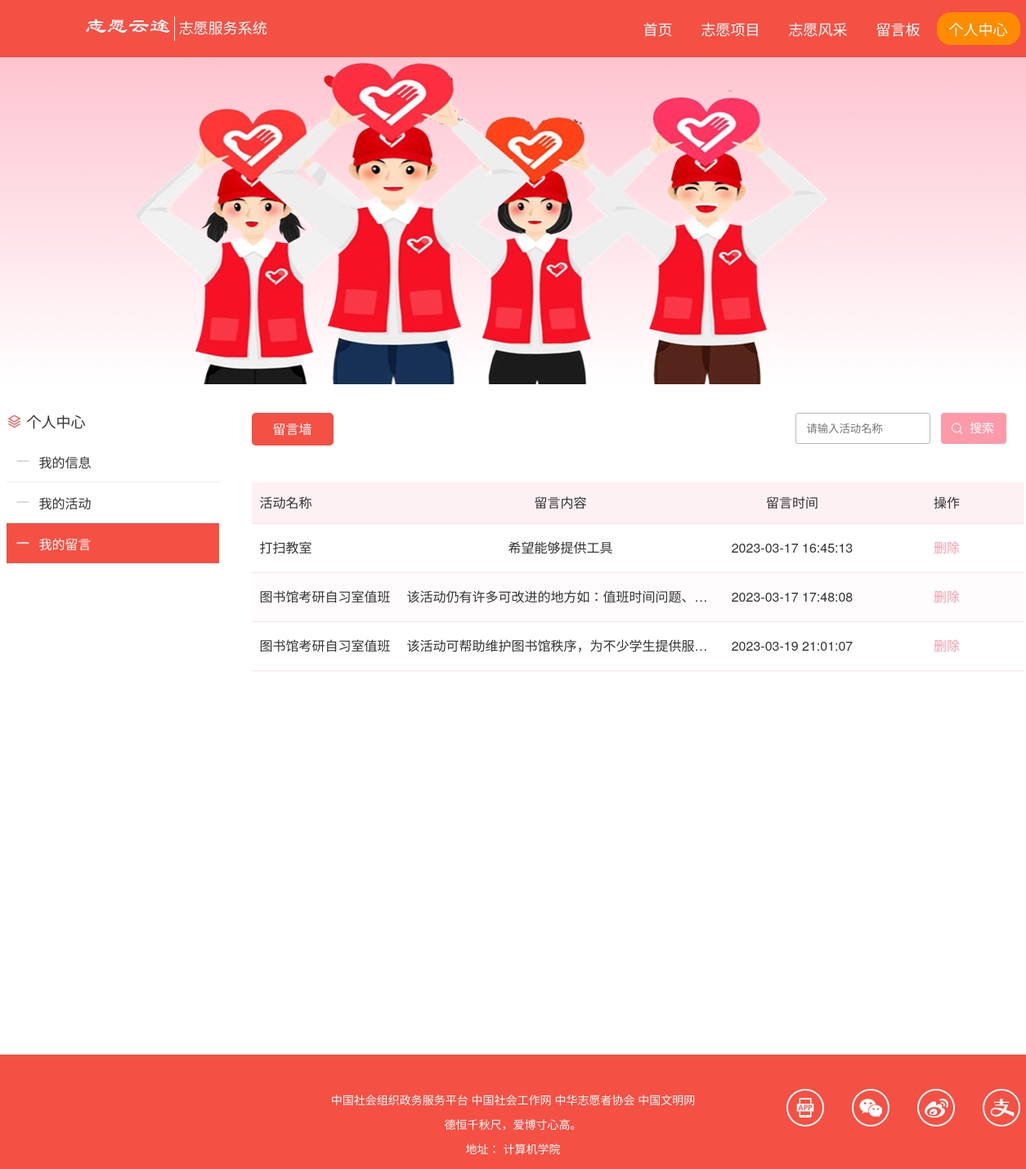
The page /user/person/p_message.php (signed in) on the database its author committed.
### tables this page shows
CREATE TABLE `message_info` (
  `m_id` int(10) UNSIGNED NOT NULL,
  `u_id` int(10) UNSIGNED NOT NULL,
  `username` varchar(20) NOT NULL,
  `act_name` varchar(30) NOT NULL,
  `phone` varchar(11) NOT NULL,
  `content` text NOT NULL,
  `time` datetime NOT NULL DEFAULT CURRENT_TIMESTAMP
);

### user/person/p_message.php (called while the page is built, shortened)
<?php
require '../public_function.php';
if (isset($_SESSION['user_info'])) {
    $u_id = $_SESSION['user_info']['id'];
} else {
    echo "<script language=javascript>alert('用户未登录，请登录账号！');window.location='../login.php'</script>";
}
$link = dbInit();
if (isset($_POST['keyword'])) {
    $keyword = $_POST['keyword'];
    $keyword = mysqli_real_escape_string($link, $keyword);
    $sql = "select * from `message_info` where  `act_name` like '%$keyword%'";
} else {
    $sql = "select * from `message_info` where `u_id`=$u_id";
}
$mess_info = fetchAll($sql);
require './p_message_html.php';

### user/public_function.php (called while the page is built, shortened)
<?php
global $link;
function query($sql)
{
    global $link;
    if ($result = mysqli_query($link, $sql)) {
        return $result;
    } else {
        echo 'sql语句执行失败<br>';
        echo '错误的sql语句' . $sql;
        die;
    }
}
function fetchAll($sql)
{
    $res = query($sql);
    $rows = array();
    while ($row = mysqli_fetch_assoc($res)) {
        $rows[] = $row;
    }
    return $rows;
}

### user/person/p_message_html.php (the view, shortened to what this page needs)
<!DOCTYPE html>
<html lang="en">
<head>
    <link rel="stylesheet" href="../../css/base.css">
    <link rel="stylesheet" href="../../css/common.css">
    <link rel="stylesheet" href="../../css/person_common.css">
    <link rel="stylesheet" href="../../iconfont/iconfont.css">
</head>
<body>
    <div class="header">
        <div class="wrapper">
            <div class="logo">
                <img src="../../images/logo2.png" alt="">
                <h1>志愿服务系统</h1>
            </div>
            <div class="nav">
                <ul>
                    <li><a href="../index.php">首页</a></li>
                    <li><a href="../act.php">志愿项目</a></li>
                    <li><a href="../news.php">志愿风采</a></li>
                    <li><a href="../message.php">留言板</a></li>
                    <li class="indi">
                        <a href="./person.php" class="seed">个人中心</a>
                    </li>
                </ul>
            </div>
        </div>
    </div>
    <div class="pic">
        <div class="wrapper">
            <img src="../../images/p.png" alt="">
        </div>
    </div>
    <div class="box wrapper">
        <div class="aside">
            <div class="title">
                <i class="iconfont icon-dicengjiagou"></i>
                <span>个人中心</span>
            </div>
            <div class="minu">
                <ul>
                    <li><a href="./person.php"><i class="iconfont icon-minus"></i>我的信息</a></li>
                    <li><a href="./p_act.php"><i class="iconfont icon-minus"></i>我的活动</a></li>
                    <li><a href="./p_message.php" class="seed"><i class="iconfont icon-minus"></i>我的留言</a></li>
                </ul>
            </div>
        </div>
        <div class="content">
            <div class="top">
                <div class="tip">留言墙</div>
                <form action="./p_message.php" method="POST" onsubmit="return check(this)">
                    <input type=" text" class="search_name" name="keyword" placeholder="请输入活动名称">
                    <i class="iconfont icon-search"></i>
                    <input type="submit" class="search" name="submit" value="搜索">
                </form>
            </div>
            <div class="mess">
                <table>
                    <thead>
                        <tr>
                            <th>活动名称</th>
                            <th>留言内容</th>
                            <th>留言时间</th>
                            <th>操作</th>
                        </tr>
                    </thead>
                    <colgroup>
                        <col width="20%">
                        <col width="40%">
                        <col width="20%">
                        <col width="20%">
                    </colgroup>
                    <tbody>
                        <?php if (!empty($mess_info)) : ?>
                            <?php foreach ($mess_info as $row) : ?>
                                <tr>
                                    <td><?php echo $row['act_name'] ?></td>
                                    <td title="<?php echo $row['content'] ?>"><?php echo $row['content'] ?></td>
                                    <td><?php echo $row['time'] ?></td>
                                    <td>
                                        <a href="./p_message_del.php?id=<?php echo $row['m_id'] ?>" class="del" onclick="return confirm('是否删除选定留言？')">删除</a>
                                    </td>
                                </tr>
                            <?php endforeach ?>
                        <?php else : ?>
                            <tr>
                                <td colspan="6">暂无留言</td>
                            </tr>
                        <?php endif ?>
                    </tbody>
                </table>
            </div>
        </div>
    </div>
    <div class="footer">
        <div class="wrapper">
            <div class="middle">
                <p>中国社会组织政务服务平台 中国社会工作网 中华志愿者协会 中国文明网</p>
                <p>德恒千秋尺，爱博寸心高。</p>
                <p>地址：  计算机学院</p>
            </div>
            <div class="right">
                <ul>
                    <li class="app"></li>
                    <li class="wechat"></li>
                    <li class="sina"></li>
                    <li class="pay"></li>
                </ul>
            </div>
        </div>
    </div>
</body>
</html>

### css/base.css (style rules this page uses)
body, h1, h2, h3, h4, h5, h6, p, ul, ol, li, dl, dt, dd, input { margin: 0; padding: 0; }
* { box-sizing: border-box; }
body { font: 16px/1.5 "Helvetica Neue", Helvetica, Arial, "Microsoft Yahei", "Hiragino Sans GB", "Heiti SC", "WenQuanYi Micro Hei", sans-serif; color: #333; }
ul, ol { list-style: none; }
em, i { font-style: normal; }
a { text-decoration: none; color: #333; }
img { vertical-align: middle; }
input { border: none; outline: none; color: #333; }

### css/common.css (style rules this page uses)
.wrapper { width: 1240px; margin: 0 auto; }
.header { height: 70px; background-color: #f55044; }
.header .wrapper { height: 70px; }
.header .logo { float: left; height: 70px; }
.header .logo img { float: left; margin-top: 15px; height: 40px; }
.header .logo h1 { float: left; margin-top: 20px; padding-left: 5px; height: 30px; font-size: 18px; font-weight: 400; color: #fff; border-left: 1.5px solid #fff; }
.header .nav { float: right; }
.header .nav li { float: left; padding-top: 15px; }
.header .nav li a { display: block; padding-left: 15px; padding-right: 15px; margin-left: 5px; height: 40px; line-height: 40px; color: #fff; font-size: 18px; }
.header .nav .indi { position: relative; height: 70px; }
.header .nav li .seed { background-color: #ff8c00; border-radius: 17px; }
.footer { height: 140px; background-color: #f55044; }
.footer .wrapper { position: relative; }
.footer .middle { height: 140px; padding-top: 40px; }
.footer .middle p { line-height: 30px; text-align: center; font-size: 14px; color: #fff; }
.footer .right { position: absolute; right: 0; top: 42px; width: 286px; height: 46px; }
.footer .right li { float: left; margin-right: 34px; width: 46px; height: 46px; }
.footer .right li:last-child { margin-right: 0px; }
.footer .app { background-image: url(../images/contact.png); background-position: 0px 0px; }
.footer .wechat { background-image: url(../images/contact.png); background-position: -46px 0px; }
.footer .sina { background-image: url(../images/contact.png); background-position: -92px 0px; }
.footer .pay { background-image: url(../images/contact.png); background-position: -138px 0px; }

### css/person_common.css (style rules this page uses)
.pic { width: 100%; height: 400px; margin-bottom: 20px; background-image: linear-gradient(#fec4d0, #fff); }
.pic img { width: 100%; height: 400px; }
.header .nav li .seed { background-color: #ff8c00; border-radius: 17px; }
.box .aside { float: left; width: 260px; height: 800px; }
.box .content { height: 800px; }
.box .aside .title .iconfont { font-size: 20px; color: #f55044; }
.box .aside .title { width: 260px; height: 50px; line-height: 50px; font-size: 18px; }
.box .aside .minu li a { display: block; padding-left: 10px; width: 260px; height: 50px; line-height: 50px; border-bottom: 1px solid #ebeef4; }
.box .aside .minu .seed { background-color: #f55044; font-size: 16px; border-bottom: 1px solid #fff; color: #fff; }
.box .aside .minu .iconfont { margin-right: 10px; font-size: 20px; font-weight: bold; color: #d8dcdf; }

### user/person/p_message_html.php (style rules this page uses)
.content { margin-left: 300px; height: auto; }
.content .top { position: relative; height: 100px; padding-top: 15px; }
.content .top .tip { float: left; width: 100px; height: 40px; margin-right: 565px; margin-bottom: 40px; line-height: 40px; text-align: center; border-radius: 5px; color: #fff; background-color: #f55044; }
.content .top .search { float: left; margin-right: 15px; margin-left: 13px; padding-left: 21px; width: 80px; height: 38px; line-height: 38px; text-align: center; font-size: 15px; background-color: #fc9aa9; color: #fff; border-radius: 4px; transition: .6s; cursor: pointer; }
.content .top .iconfont { font-size: 16px; }
.content .top .search_name { float: left; padding-left: 13px; width: 165px; height: 38px; border: 1px solid #b8b9bf; border-radius: 3px; }
.content .top .icon-search { position: absolute; top: 22px; right: 69px; color: #fff; }
.mess table { width: 945px; }
.mess table { table-layout: fixed; border-collapse: collapse; text-align: center; }
.mess thead th { height: 50px; background-color: #fef1f4; font-weight: 400; border-bottom: 1px solid #fee1e7; }
.mess thead th:first-child { padding-left: 10px; text-align: left; }
.mess tbody tr { height: 60px; }
.mess tbody tr { border-bottom: 1px solid #fee1e7; }
.mess tbody td:nth-child(1) { padding-left: 10px; text-align: left; }
.mess tbody td:nth-child(2) { white-space: nowrap; overflow: hidden; text-overflow: ellipsis; }
.mess tbody tr:nth-child(2n) { background-color: #fffcfd; }
.mess tbody td a { color: #fc9aa9; }

### rows shown on the page
message_info: act_name "打扫教室", content "希望能够提供工具", time "2023-03-17 16:45:13"
message_info: act_name "图书馆考研自习室值班", content "该活动仍有许多可改进的地方如：值班时间问题、…", time "2023-03-17 17:48:08"
message_info: act_name "图书馆考研自习室值班", content "该活动可帮助维护图书馆秩序，为不少学生提供服…", time "2023-03-19 21:01:07"
